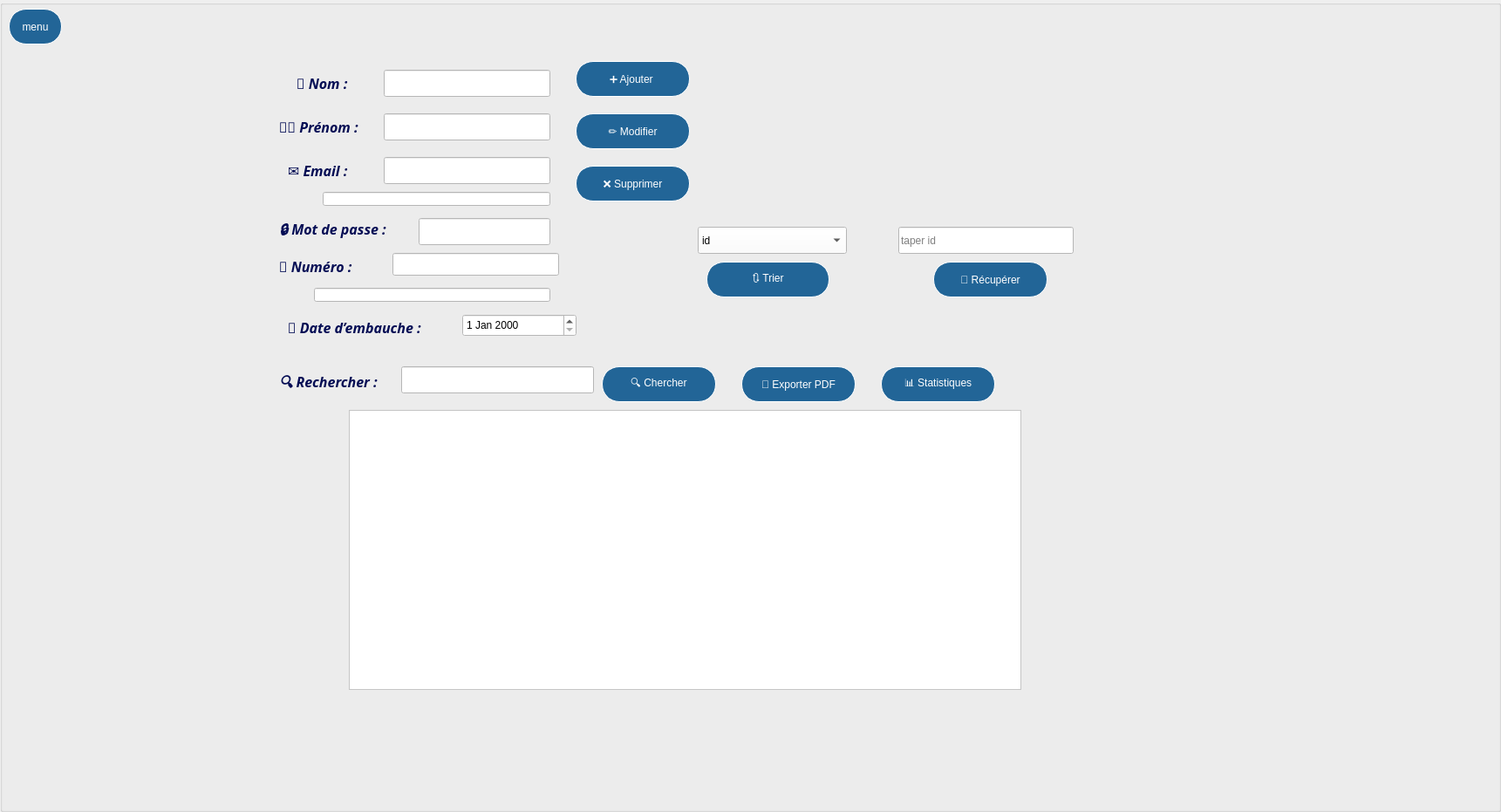
             <widget class="QGroupBox" name="groupBox_5">
              <property name="enabled">
               <bool>true</bool>
              </property>
              <property name="geometry">
               <rect>
                <x>0</x>
                <y>0</y>
                <width>1721</width>
                <height>931</height>
               </rect>
              </property>
              <property name="title">
               <string/>
              </property>
              <widget class="QLineEdit" name="telephoneError">
               <property name="geometry">
                <rect>
                 <x>360</x>
                 <y>330</y>
                 <width>271</width>
                 <height>16</height>
                </rect>
               </property>
               <property name="styleSheet">
                <string notr="true">background-color: rgb(255, 255, 255);
color: rgb(0, 0, 0);</string>
               </property>
               <property name="readOnly">
                <bool>true</bool>
               </property>
              </widget>
              <widget class="QPushButton" name="modifier">
               <property name="geometry">
                <rect>
                 <x>660</x>
                 <y>130</y>
                 <width>131</width>
                 <height>41</height>
                </rect>
               </property>
               <property name="styleSheet">
                <string notr="true">border:1px solid white;
border-radius:20px;
background-color:#226597;
color:white;
background-image: url(:/res/resources/back.jpeg);</string>
               </property>
               <property name="text">
                <string>✏️ Modifier</string>
               </property>
              </widget>
              <widget class="QLineEdit" name="cherche_5">
               <property name="geometry">
                <rect>
                 <x>460</x>
                 <y>420</y>
                 <width>221</width>
                 <height>31</height>
                </rect>
               </property>
               <property name="styleSheet">
                <string notr="true">background-color: rgb(255, 255, 255);
color: rgb(0, 0, 0);</string>
               </property>
               <property name="text">
                <string/>
               </property>
               <property name="placeholderText">
                <string/>
               </property>
              </widget>
              <widget class="QLabel" name="prenom2">
               <property name="geometry">
                <rect>
                 <x>320</x>
                 <y>130</y>
                 <width>111</width>
                 <height>31</height>
                </rect>
               </property>
               <property name="font">
                <font>
                 <family>Perpetua</family>
                 <pointsize>12</pointsize>
                 <italic>true</italic>
                 <bold>true</bold>
                 <underline>false</underline>
                </font>
               </property>
               <property name="styleSheet">
                <string notr="true">color:#030C54;
border:none;</string>
               </property>
               <property name="text">
                <string>🧑‍💼 Prénom : </string>
               </property>
              </widget>
              <widget class="QComboBox" name="trie">
               <property name="geometry">
                <rect>
                 <x>800</x>
                 <y>260</y>
                 <width>171</width>
                 <height>31</height>
                </rect>
               </property>
               <property name="styleSheet">
                <string notr="true">background-color: rgb(255, 255, 255);
color: rgb(0, 0, 0);</string>
               </property>
               <item>
                <property name="text">
                 <string>id</string>
                </property>
               </item>
               <item>
                <property name="text">
                 <string>date_dembauche</string>
                </property>
               </item>
              </widget>
              <widget class="QLineEdit" name="email">
               <property name="geometry">
                <rect>
                 <x>440</x>
                 <y>180</y>
                 <width>191</width>
                 <height>31</height>
                </rect>
               </property>
               <property name="styleSheet">
                <string notr="true">background-color: rgb(255, 255, 255);

</string>
               </property>
              </widget>
              <widget class="QPushButton" name="supprimer">
               <property name="geometry">
                <rect>
                 <x>660</x>
                 <y>190</y>
                 <width>131</width>
                 <height>41</height>
                </rect>
               </property>
               <property name="styleSheet">
                <string notr="true">border:1px solid white;
border-radius:20px;
background-color:#226597;
color:white;
background-image: url(:/res/resources/back.jpeg);</string>
               </property>
               <property name="text">
                <string>❌ Supprimer</string>
               </property>
              </widget>
              <widget class="QLineEdit" name="lineEdit">
               <property name="geometry">
                <rect>
                 <x>370</x>
                 <y>220</y>
                 <width>261</width>
                 <height>16</height>
                </rect>
               </property>
               <property name="styleSheet">
                <string notr="true">color: rgb(0, 0, 0);
background-color: rgb(255, 255, 255);</string>
               </property>
              </widget>
              <widget class="QPushButton" name="cherchebut_5">
               <property name="geometry">
                <rect>
                 <x>690</x>
                 <y>420</y>
                 <width>131</width>
                 <height>41</height>
                </rect>
               </property>
               <property name="styleSheet">
                <string notr="true">border:1px solid white;
border-radius:20px;
background-color:#226597;
color:white;
background-image: url(:/res/resources/back.jpeg);</string>
               </property>
               <property name="text">
                <string>🔍 Chercher</string>
               </property>
              </widget>
              <widget class="QPushButton" name="stat_5">
               <property name="geometry">
                <rect>
                 <x>1010</x>
                 <y>420</y>
                 <width>131</width>
                 <height>41</height>
                </rect>
               </property>
               <property name="styleSheet">
                <string notr="true">border:1px solid white;
border-radius:20px;
background-color:#226597;
color:white;
background-image: url(:/res/resources/back.jpeg);</string>
               </property>
               <property name="text">
                <string>📊 Statistiques</string>
               </property>
              </widget>
              <widget class="QPushButton" name="pdf_5">
               <property name="geometry">
                <rect>
                 <x>850</x>
                 <y>420</y>
                 <width>131</width>
                 <height>41</height>
                </rect>
               </property>
               <property name="styleSheet">
                <string notr="true">border:1px solid white;
border-radius:20px;
background-color:#226597;
color:white;
background-image: url(:/res/resources/back.jpeg);</string>
               </property>
               <property name="text">
                <string>📄 Exporter PDF</string>
               </property>
              </widget>
              <widget class="QLabel" name="email1">
               <property name="geometry">
                <rect>
                 <x>330</x>
                 <y>180</y>
                 <width>101</width>
                 <height>31</height>
                </rect>
               </property>
               <property name="font">
                <font>
                 <family>Perpetua</family>
                 <pointsize>12</pointsize>
                 <italic>true</italic>
                 <bold>true</bold>
                 <underline>false</underline>
                </font>
               </property>
               <property name="styleSheet">
                <string notr="true">color:#030C54;
border:none;</string>
               </property>
               <property name="text">
                <string>✉️ Email : </string>
               </property>
              </widget>
              <widget class="QLineEdit" name="password">
               <property name="geometry">
                <rect>
                 <x>480</x>
                 <y>250</y>
                 <width>151</width>
                 <height>31</height>
                </rect>
               </property>
               <property name="styleSheet">
                <string notr="true">background-color: rgb(255, 255, 255);

</string>
               </property>
              </widget>
              <widget class="QPushButton" name="ajoute">
               <property name="geometry">
                <rect>
                 <x>660</x>
                 <y>70</y>
                 <width>131</width>
                 <height>41</height>
                </rect>
               </property>
               <property name="styleSheet">
                <string notr="true">border:1px solid white;
border-radius:20px;
background-color:#226597;
color:white;
background-image: url(:/res/resources/back.jpeg);</string>
               </property>
               <property name="text">
                <string>➕ Ajouter </string>
               </property>
               <property name="checkable">
                <bool>true</bool>
               </property>
               <property name="checked">
                <bool>true</bool>
               </property>
              </widget>
              <widget class="QLabel" name="label_5">
               <property name="geometry">
                <rect>
                 <x>860</x>
                 <y>10</y>
                 <width>261</width>
                 <height>271</height>
                </rect>
               </property>
               <property name="styleSheet">
                <string notr="true">image: url(:/res/resources/image-removebg-preview (5).png);</string>
               </property>
               <property name="text">
                <string/>
               </property>
              </widget>
              <widget class="QLineEdit" name="nom">
               <property name="geometry">
                <rect>
                 <x>440</x>
                 <y>80</y>
                 <width>191</width>
                 <height>31</height>
                </rect>
               </property>
               <property name="styleSheet">
                <string notr="true">background-color: rgb(255, 255, 255);

</string>
               </property>
              </widget>
              <widget class="QLineEdit" name="numero_telephone">
               <property name="geometry">
                <rect>
                 <x>450</x>
                 <y>290</y>
                 <width>191</width>
                 <height>26</height>
                </rect>
               </property>
               <property name="styleSheet">
                <string notr="true">background-color: rgb(255, 255, 255);

</string>
               </property>
              </widget>
              <widget class="QLineEdit" name="prenom">
               <property name="geometry">
                <rect>
                 <x>440</x>
                 <y>130</y>
                 <width>191</width>
                 <height>31</height>
                </rect>
               </property>
               <property name="styleSheet">
                <string notr="true">background-color: rgb(255, 255, 255);

</string>
               </property>
              </widget>
              <widget class="QLabel" name="label_27">
               <property name="geometry">
                <rect>
                 <x>320</x>
                 <y>420</y>
                 <width>151</width>
                 <height>41</height>
                </rect>
               </property>
               <property name="font">
                <font>
                 <family>Perpetua</family>
                 <pointsize>12</pointsize>
                 <italic>true</italic>
                 <bold>true</bold>
                 <underline>false</underline>
                </font>
               </property>
               <property name="styleSheet">
                <string notr="true">color:#030C54;
border:none;</string>
               </property>
               <property name="text">
                <string>🔍 Rechercher :</string>
               </property>
              </widget>
              <widget class="QTableView" name="aff_5">
               <property name="geometry">
                <rect>
                 <x>400</x>
                 <y>470</y>
                 <width>771</width>
                 <height>321</height>
                </rect>
               </property>
               <property name="styleSheet">
                <string notr="true">color: rgb(0, 0, 0);
background-color: rgb(255, 255, 255);</string>
               </property>
              </widget>
              <widget class="QPushButton" name="tri">
               <property name="geometry">
                <rect>
                 <x>810</x>
                 <y>300</y>
                 <width>141</width>
                 <height>41</height>
                </rect>
               </property>
               <property name="styleSheet">
                <string notr="true">border:1px solid white;
background-image: url(:/res/resources/back.jpeg);
border-radius:20px;
background-color:#226597;
color:white</string>
               </property>
               <property name="text">
                <string>🔃 Trier</string>
               </property>
              </widget>
              <widget class="QDateEdit" name="date_dembauche">
               <property name="geometry">
                <rect>
                 <x>530</x>
                 <y>360</y>
                 <width>131</width>
                 <height>26</height>
                </rect>
               </property>
               <property name="styleSheet">
                <string notr="true">background-color: rgb(255, 255, 255);
color: rgb(0, 0, 0);</string>
               </property>
              </widget>
              <widget class="QLabel" name="nom_7">
               <property name="geometry">
                <rect>
                 <x>340</x>
                 <y>80</y>
                 <width>101</width>
                 <height>31</height>
                </rect>
               </property>
               <property name="font">
                <font>
                 <family>Perpetua</family>
                 <pointsize>12</pointsize>
                 <italic>true</italic>
                 <bold>true</bold>
                 <underline>false</underline>
                </font>
               </property>
               <property name="styleSheet">
                <string notr="true">color:#030C54;
border:none;</string>
               </property>
               <property name="text">
                <string>👤 Nom : </string>
               </property>
              </widget>
              <widget class="QLabel" name="date">
               <property name="geometry">
                <rect>
                 <x>330</x>
                 <y>360</y>
                 <width>191</width>
                 <height>31</height>
                </rect>
               </property>
               <property name="font">
                <font>
                 <family>Perpetua</family>
                 <pointsize>12</pointsize>
                 <italic>true</italic>
                 <bold>true</bold>
                 <underline>false</underline>
                </font>
               </property>
               <property name="styleSheet">
                <string notr="true">color:#030C54;
border:none;</string>
               </property>
               <property name="text">
                <string>📅 Date d’embauche :</string>
               </property>
              </widget>
              <widget class="QLabel" name="numero_telephone1">
               <property name="geometry">
                <rect>
                 <x>320</x>
                 <y>290</y>
                 <width>221</width>
                 <height>31</height>
                </rect>
               </property>
               <property name="font">
                <font>
                 <family>Perpetua</family>
                 <pointsize>12</pointsize>
                 <italic>true</italic>
                 <bold>true</bold>
                 <underline>false</underline>
                </font>
               </property>
               <property name="styleSheet">
                <string notr="true">color:#030C54;
border:none;</string>
               </property>
               <property name="text">
                <string>📞 Numéro : </string>
               </property>
              </widget>
              <widget class="QPushButton" name="recuperer_5">
               <property name="geometry">
                <rect>
                 <x>1070</x>
                 <y>300</y>
                 <width>131</width>
                 <height>41</height>
                </rect>
               </property>
               <property name="styleSheet">
                <string notr="true">border:1px solid white;
border-radius:20px;
background-color:#226597;
color:white;
background-image: url(:/res/resources/back.jpeg);</string>
               </property>
               <property name="text">
                <string>🔄 Récupérer</string>
               </property>
              </widget>
              <widget class="QLineEdit" name="idedit_5">
               <property name="geometry">
                <rect>
                 <x>1030</x>
                 <y>260</y>
                 <width>201</width>
                 <height>31</height>
                </rect>
               </property>
               <property name="styleSheet">
                <string notr="true">background-color: rgb(255, 255, 255);
color: rgb(0, 0, 0);</string>
               </property>
               <property name="placeholderText">
                <string>taper id</string>
               </property>
              </widget>
              <widget class="QLabel" name="password2">
               <property name="geometry">
                <rect>
                 <x>320</x>
                 <y>250</y>
                 <width>151</width>
                 <height>31</height>
                </rect>
               </property>
               <property name="font">
                <font>
                 <family>Perpetua</family>
                 <pointsize>12</pointsize>
                 <italic>true</italic>
                 <bold>true</bold>
                 <underline>false</underline>
                </font>
               </property>
               <property name="styleSheet">
                <string notr="true">color:#030C54;
border:none;</string>
               </property>
               <property name="text">
                <string>🔒 Mot de passe :</string>
               </property>
              </widget>
              <widget class="QPushButton" name="hide_5">
               <property name="geometry">
                <rect>
                 <x>10</x>
                 <y>10</y>
                 <width>61</width>
                 <height>41</height>
                </rect>
               </property>
               <property name="styleSheet">
                <string notr="true">border:1px solid white;
background-image: url(:/res/resources/background.png);
border-radius:20px;
background-color:#226597;
color:white</string>
               </property>
               <property name="text">
                <string>menu</string>
               </property>
              </widget>
             </widget>
